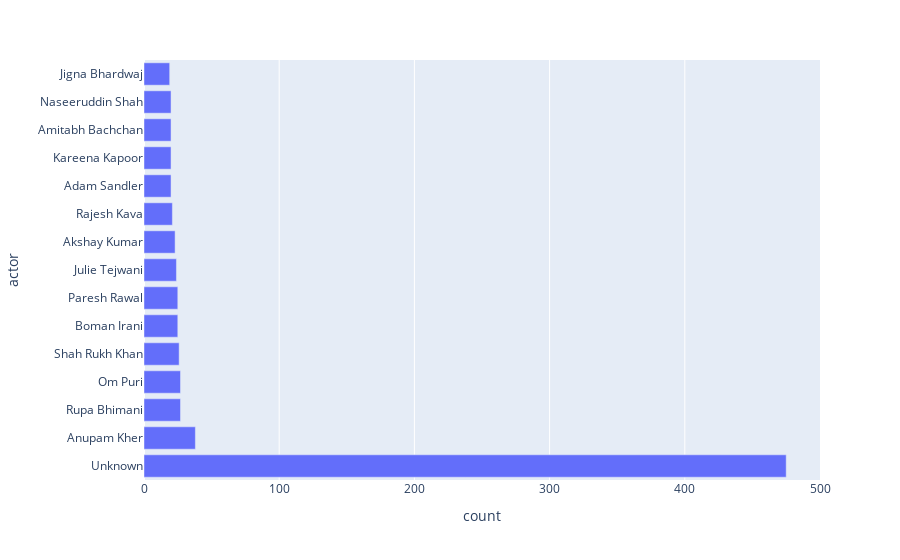

This figure's notebook cell:
### Code cell
top_movie_actor = netflix_movie_cast['Actor'].value_counts()
top_movie_actor = top_movie_actor.to_frame()
top_movie_actor = top_movie_actor.reset_index()
top_movie_actor.columns = ['actor', 'count']

top_movie_actor

plt.figure(figsize=(16,9))
px.bar(data_frame=top_movie_actor.head(15), y='actor', x='count', or )

### Figure 1 — Plotly figure (JSON) as saved in the notebook; plotly's stock layout.template omitted (floating-point values rounded to 4 significant figures)
{"data": [{"alignmentgroup": "True", "hovertemplate": "count=%{x}<br>actor=%{y}<extra></extra>", "legendgroup": "", "marker": {"color": "#636efa", "pattern": {"shape": ""}}, "name": "", "offsetgroup": "", "orientation": "h", "showlegend": false, "textposition": "auto", "type": "bar", "x": [475, 38, 27, 27, 26, 25, 25, 24, 23, 21, 20, 20, 20, 20, 19], "xaxis": "x", "y": ["Unknown", " Anupam Kher", " Rupa Bhimani", " Om Puri", "Shah Rukh Khan", " Boman Irani", " Paresh Rawal", " Julie Tejwani", "Akshay Kumar", " Rajesh Kava", "Adam Sandler", " Kareena Kapoor", "Amitabh Bachchan", " Naseeruddin Shah", " Jigna Bhardwaj"], "yaxis": "y"}], "layout": {"barmode": "relative", "legend": {"tracegroupgap": 0}, "margin": {"t": 60}, "xaxis": {"anchor": "y", "domain": [0, 1], "title": {"text": "count"}}, "yaxis": {"anchor": "x", "domain": [0, 1], "title": {"text": "actor"}}}}
